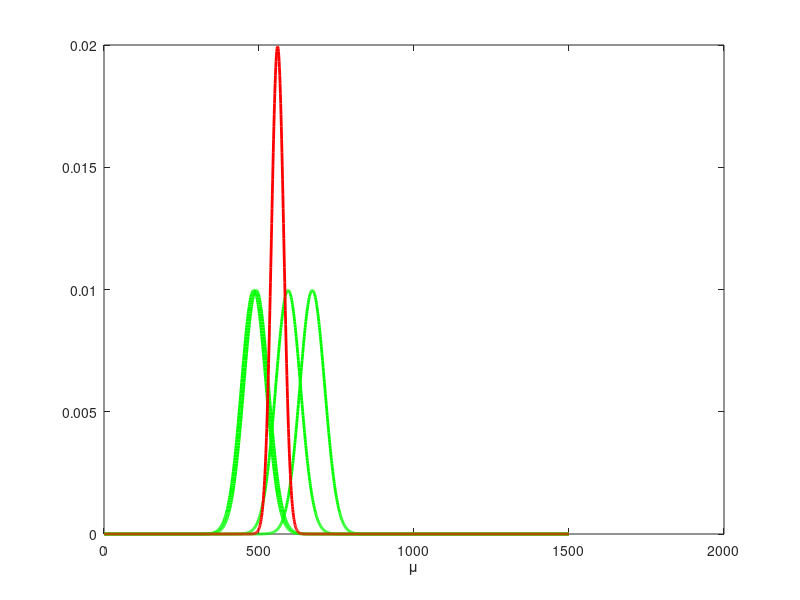
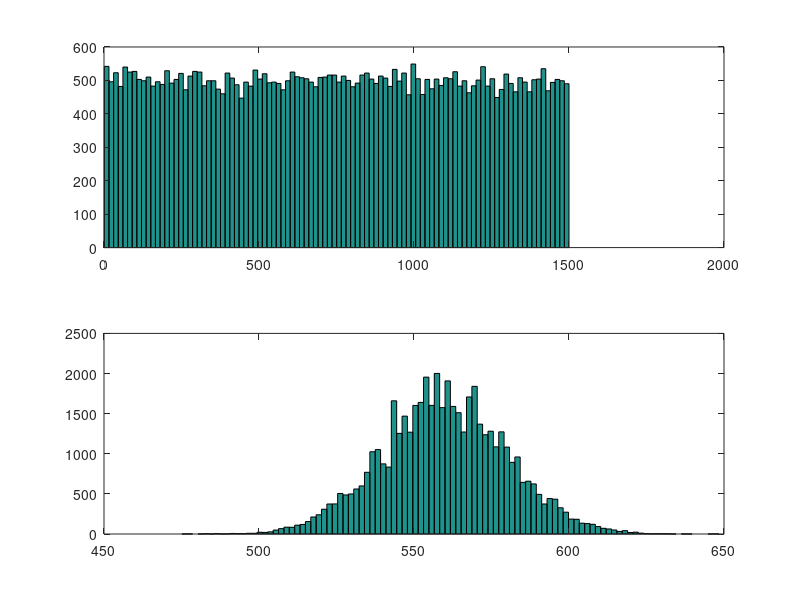

Here is the MATLAB script that generated these plots, in order:
clear all; close all; home;

% Defining all necessary parameters;
% Variability in Response time
variance = 1600;
sd = sqrt(variance);

% Observations
NormalRT = [594 483 672 491];

% #################################################################
% ##### Part 1:   Discretize-space method   
% #################################################################

% Define space
stepsize = 1;
Mu = 1:stepsize:1500;

% 1. Prior with unif distribution
prior = ones(1,length(Mu))/length(Mu);
prior = prior/sum(prior*stepsize);

% 2. Likelihood: compute the likelihood for each observation, and then comppute the product across observations 
for i = 1:length(NormalRT)
    L(i,:) = normpdf(NormalRT(i),Mu,sd);
end
Lprod = prod(L,1);

% 3. Compute the posterior distribution of mu
Posterior = Lprod.*prior;
Posterior = Posterior/sum(Posterior*stepsize);

% Plot the likelihood functions and the posterior distribution of mu
figure('Name','Discretize-Space');
for i = 1:length(NormalRT)
    plot(Mu,L(i,:),'g','Linewidth',2);
    hold on;
end
plot(Mu,Posterior,'r','Linewidth',2);
xlabel('\mu');


% 4. Compute the expected value of variance of mu using posterior distriution
PostMean = sum(Mu.*Posterior*stepsize);
PostVar = sum((Mu-PostMean).^2.*Posterior*stepsize);

% ###############################################################################
% ##### Part 2:   sampling method   #####
% ###############################################################################
% define number of samples
N = 50000;

% draw random samples from prior distribution
prior_s = unifrnd(1,1500,1,N);

% Compute the likelihood for each sample, and then use the likelihood to compute the weight for
% each sample
for i = 1:length(NormalRT)
    L_s(i,:) = normpdf(NormalRT(i),prior_s,sd);
end
L_s_prod = prod(L_s,1);
L_weights = L_s_prod/sum(L_s_prod);

% 5. redraw the random sample from the posterior distribution
% Use the randsample() function to resample based on Weights computed above.
posterior_sample = randsample(prior_s,N,true,L_weights);


% % plotting: prior and posterior samples. use hist() function to plot histograms
figure('Name','Sampling method');
subplot(2,1,1); hist(prior_s,100);
subplot(2,1,2); hist(posterior_sample,100);


% 6. Compute the mean and variance from posterior samples
PostMean_s = mean(posterior_sample);
PostVar_s = var(posterior_sample);


